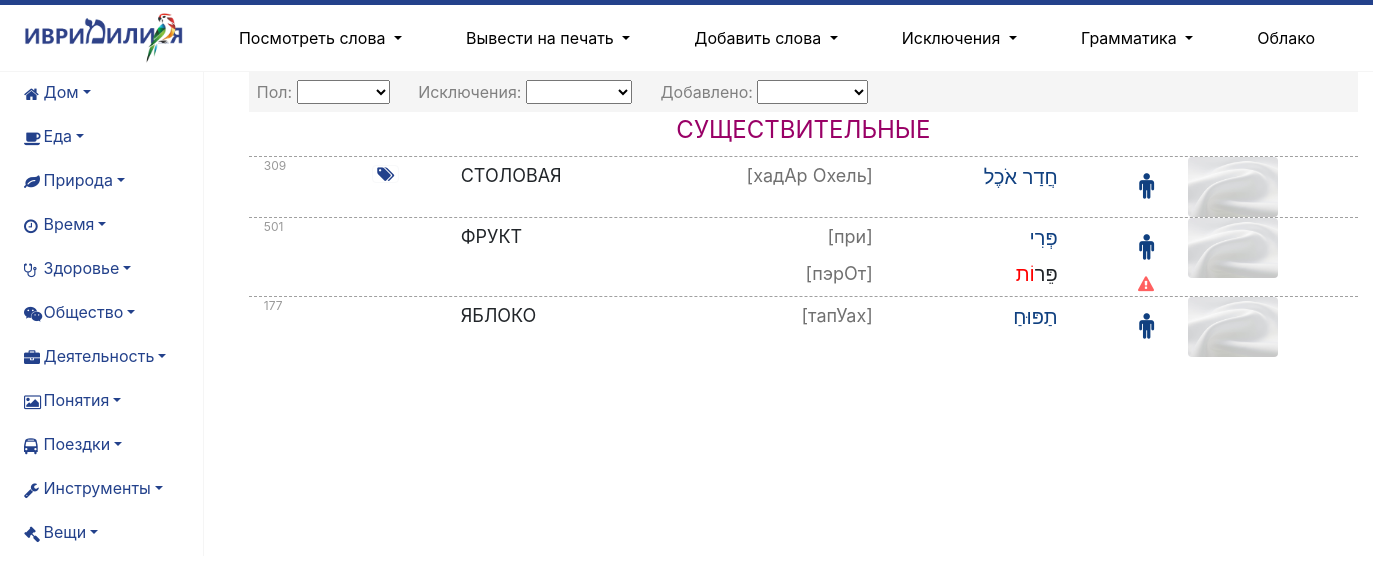
The app's page /nouns/2/ with its own data.
### mycards/models.py (models this page shows, shortened)
class Classes(models.Model):
    name = models.CharField(max_length=64, verbose_name='Название класса')
    icon = models.CharField(max_length=25, verbose_name='Иконка', null=True)

class WordForm(models.Model):
    time = models.CharField(max_length=20, null=True, blank=True)
    gender = models.CharField(max_length=7, null=True, blank=True)
    number = models.CharField(max_length=13, null=True, blank=True)
    name = models.CharField(max_length=64, verbose_name='Название (для поиска)')
    vocal_name = models.CharField(max_length=64, verbose_name='Название с огласовками')
    exception = models.IntegerField(default=0)
    pronunciation = models.CharField(max_length=64, verbose_name='Произношение')
    translation = models.CharField(max_length=64, verbose_name='Перевод')
    word = models.ForeignKey(Word, on_delete=models.PROTECT, related_name='forms', verbose_name='Основная форма')
    example = models.TextField(null=True, blank=True)
    form_type = models.ForeignKey(FormType, on_delete=models.PROTECT, related_name='words', verbose_name='Тип формы', null=True)
    comment = models.TextField(null=True, blank=True)

### mycards/views.py (the view, shortened to what this page needs)
# urls.py: path('nouns/<str:cats_ids>/', views.nouns_filter, name='nouns_filter'),
def nouns_filter(request, cats_ids):
    nouns = Word.objects.filter(type_id=1).exclude(topic=2)
    form1 = NounsFilterForm(request.GET)
    nouns_info = []
    cats_ids = list(map(int, cats_ids.strip('[]').split(', ')))
    classes = Classes.objects.all()
    classes_info = []
    for class_ in classes:
        class_info = dict()
        class_info['pk'] = class_.pk
        class_info['name'] = class_.name
        class_info['icon'] = class_.icon
        cats = class_.categories.all()
        cats_ids_form = []  # формирующиеся айди подкатегорий, выбранной категории
        cats_info = []
        for cat in cats:
            cat_info = dict()
            cat_info['id'] = cat.pk
            cat_info['name'] = cat.name
            cat_info['icon'] = cat.icon
            cats_info.append(cat_info)
            cats_ids_form.append(cat.pk)
        class_info['cats_ids_form'] = cats_ids_form
        class_info['cats_info'] = cats_info
        classes_info.append(class_info)
    nouns = nouns.filter(categories__in=cats_ids).distinct()
    if form1.is_valid():
        if form1.cleaned_data["gender"]:
            nouns = nouns.filter(forms__gender=form1.cleaned_data['gender']).distinct()
        if form1.cleaned_data['exception']:
            lst = list(map(int, form1.cleaned_data['exception'].strip('[]').split(', ')))
            nouns = nouns.filter(forms__exception__in=lst).distinct()
        if form1.cleaned_data["date"]:
            today = dt.datetime.now()
            DD = dt.timedelta(days=int(form1.cleaned_data['date']))
            earlier = today - DD
            nouns = nouns.filter(time_create__gt=earlier)
    form_type = FormType.objects.all()
    for noun in nouns:
        noun_info = dict()
        noun_info['id'] = noun.pk
        expressions_info = []
        other_forms = []
        antonyms = []
        noun_info['animacy'] = noun.animacy
        if Path(os.path.join(settings.BASE_DIR, 'mycards/static/img', noun.picture)).exists():
            noun_info['picture'] = noun.picture
        else:
            noun_info['picture'] = 'нет фото.jpg'
        for form in noun.forms.all():
            if form.form_type == form_type[0]:
                noun_info['name'] = form.vocal_name
                noun_info['translation'] = form.translation
                noun_info['pronunciation'] = form.pronunciation
                noun_info['gender'] = form.gender
                noun_info['number'] = form.number
                noun_info['main'] = form.number
                noun_info['exception'] = form.exception
            elif form.form_type == form_type[1]:
                noun_info['n2_name'] = form.vocal_name
                noun_info['n2_translation'] = form.translation
                noun_info['n2_pronunciation'] = form.pronunciation
                noun_info['n2_exception'] = form.exception
        for expression in noun.expressions.all():
            answers_info = []
            expression_info = dict()
            expression_info['name'] = expression.expression
            expression_info['translation'] = expression.translation
            expression_info['pronunciation'] = expression.pronunciation
            for answer in expression.answers.all():
                answer_info = dict()
                answer_info['name'] = answer.expression
                answer_info['translation'] = answer.translation
                answer_info['pronunciation'] = answer.pronunciation
                answers_info.append(answer)
            expression_info['answers'] = answers_info
            expressions_info.append(expression_info)
        noun_info['other_forms'] = other_forms
        noun_info['expressions'] = expressions_info
        nouns_info.append(noun_info)
    nouns_info = sorted(nouns_info, key=lambda word: word['translation'], reverse=False)
    return render(request, "mycards/nouns.html", {'nouns_info': nouns_info,
                                                  'form1': form1,
                                                  'cats_ids': cats_ids,
                                                  'classes': classes_info,
                                                  'title': 'СУЩЕСТВИТЕЛЬНЫЕ',
                                                  })

### mycards/templatetags/custom_tags.py (called while the page is built)
@register.filter()
def letter_positions(verb):
    word = []
    for letter in verb:
        word.append(unicodedata.name(letter).split()[1])
    positions = []
    ipos = 0
    i = 0
    while i < len(word) - 1:
        if word[i] == 'LETTER':
            if word[i + 1] == 'POINT':
                positions.append(2)
                i += 2
                ipos += 1
            else:
                positions.append(1)
                i += 1
                ipos += 1
        else:
            positions[ipos - 1] += 1
            i += 1
    if word[-1] == 'LETTER':
        positions.append(1)
    return list(accumulate(positions))

@register.filter
def getPlNounEnd(positions, number=2):
    return ":".join([str(positions[-(number + 1)]), '25'])

@register.filter
def getPlNounBegin(positions, number=2):
    return ":".join(['0', str(positions[-(number + 1)])])

@register.filter
def getWordsNumber(words):
    return len(words.split())

### mycards/templates/mycards/nouns.html (shortened to what this page needs)
{% extends 'mycards/base.html' %}
{% load custom_tags %}
{%  load static %}
{% block container %}
{% load crispy_forms_tags %}
<div class="row">
    <div class="col-2" style="color: #23418b">
        <ul class="nav flex-column" style="border-right: 1.5px solid #F5F5F5">
            {% for class in classes %}
            <div class="row align-items-center p-0 ml-3 mr-0 mt-0 mb-0">
                <div class="col-1 m-0 p-0 text-right">
                    {% if class.icon != None %}<i class="fa {{ class.icon }} text-right pl-2" aria-hidden="true" style="color: #23418b"></i> {% endif %}
                </div>
                <div class="col-11 m-0 p-0">
                    <li class="nav-item dropdown p-0 m-0">
                    <a class="nav-link dropdown-toggle pl-2 pb-2 mb-1 ml-1" href="{% url 'nouns_filter' class.cats_ids_form %}" id="navbarDropdown" role="button" data-toggle="dropdown" aria-haspopup="true" aria-expanded="false" style="color: #23418b">{{ class.name }}</a>
                    </li>
                </div>
            </div>
            {% endfor %}
        </ul>
    </div>
    <div class="col-10">
        <div class="container">
            <div class="row m-0 p-0" style="background: #F5F5F5">
                        <form action="" method="get" class="my-1 py-1">
                            <label class="form-label ml-2 my-0 py-0" for="{{ form1.gender.id_for_label }}" style="color: grey">Пол:</label><span style="m-0 p-0"> {{ form1.gender }}</span>
                            <label class="form-label ml-4 my-0 py-0" for="{{ form1.exception.id_for_label }}" style="color: grey">Исключения:</label> {{ form1.exception }}
                            <label class="form-label ml-4 my-0 py-0" for="{{ form1.date.id_for_label }}" style="color: grey">Добавлено:</label> {{ form1.date }}
                        </form>
            </div>
            <p class="p1-2 mb-2 text-center" style="font-size: 24px; color: #990066">СУЩЕСТВИТЕЛЬНЫЕ</p>
            {% for word in nouns_info %}
            <div class="row p-0 m-0" style="border-top: 1px dashed #A0A0A0">
                <div class="col-1" style="font-size: 12px; color: #999999">{{ word.id }}
                </div>
                <div class="col-1">
                    {% if word.expressions|length > 0 %}
                    <a class="btn btn-outline-light mt-2 py-0 px-1 ml-3 text-right" style="color: #23418b" data-toggle="collapse" href="#{{ word.name }}_v" role="button" aria-expanded="false" aria-controls="{{ expression.name }}_v"><i class="fa fa-tags" aria-hidden="true"></i></a>
                    {% endif %}
                </div>
                <div class="col-2">
                    <table class="table table-borderless m-0 p-0">
                        <tbody>
                            <tr>
                                    <td class="pt-2 pr-2 my-0 mx-0" style="font-size: 18px">
                                        {{ word.translation|upper }}
                                    </td>
                            </tr>
                        </tbody>
                    </table>
                </div>
                <div class="col-3 text-right">
                    <table class="table table-borderless text-right m-0 p-0">
                        <tbody>
                            <tr>
                                <th scope="row"></th>
                                    <td class="pt-2 pr-2 mx-0" style="font-size: 18px; color: #707070">[{{ word.pronunciation }}]</td>
                            </tr>
                            {% if word.n2_name != None %}
                            <tr>
                                <th scope="row"></th>
                                    <td class="pt-1 my-0 pr-2 mx-0" style="font-size: 18px; color: #707070">[{{ word.n2_pronunciation }}]</td>
                            </tr>
                            {% endif %}
                        </tbody>
                    </table>
                </div>
                <div class="col-2 text-right">
                    <table class="table table-borderless text-right p-0 m-0">
                        <tbody>
                            <tr>
                                <th scope="row"></th>
                                {% if word.gender == "мужской" %}
                                <td class="pt-2 pr-2 mx-0" style="font-size: 20px; color: #104080">{{ word.name }}</td>
                                {% elif word.gender == "женский" %}
                                <td class="pt-2 pr-2 mx-0" style="font-size: 20px; color: #990066">{{ word.name }}</td>
                                {% endif %}
                            </tr>
                            {% if word.n2_name != None %}
                            {% if word.n2_exception != 0 and word.n2_exception != 100 %}
                            <tr>
                                <th class="m-0 p-0" scope="row"></th>
                                    <td class="pb-0 pt-0 pr-2 mb-0 mt-0 mx-0 text-right" style="font-size: 20px">
                                        {% if word.n2_name|getWordsNumber == 2 %}
                                        <span style="color: red">{{ word.n2_name|getWordFirst }}</span> {{ word.n2_name|getWordSecond }}
                                        {% else %}
                                        {% with positions=word.n2_name|letter_positions %}
                                        {% with number=word.n2_exception %}
                                        {% with sliceEnd=positions|getPlNounEnd:number %}
                                        {% with sliceBegin=positions|getPlNounBegin:number %}
                                        {{ word.n2_name|slice:sliceBegin }}<span style="color: red">{{ word.n2_name|slice:sliceEnd }}</span>
                                        {% endwith %}
                                        {% endwith %}
                                        {% endwith %}
                                        {% endwith %}
                                        {% endif %}
                                    </td>
                            </tr>
                            {% else %}
                            <tr>
                                <th scope="row"></th>
                                <td class="pt-0 my-0 pr-2 mx-0" style="font-size: 20px">{{ word.n2_name }}</td>
                            </tr>
                            {% endif %}
                        {% endif %}
                        </tbody>
                    </table>
                </div>
                <div class="col-1 text-right">
                    <table class="table table-borderless text-right p-0 m-0">
                        <tbody>
                            <tr>
                                    {% if word.gender == "мужской" %}
                                    <td class="pb-0 pt-3 px-1 mb-0 mt-1 mx-1 text-right" style="font-size: 26px; color: #104080"><i class="fa fa-male" aria-hidden="true"></i></td>
                                    {% elif word.gender == "женский" %}
                                    <td class="pb-0 pt-3 px-1 mb-0 mt-1 mx-1 text-right" style="font-size: 26px; color: #990066"><i class="fa fa-female" aria-hidden="true"></i></td>
                                    {% endif %}
                            </tr>
                            {% if word.n2_name != None %}
                            {% if word.n2_exception != 0 and word.n2_exception != 100 %}
                            <tr>
                                    <td class="pb-0 pt-3 px-1 mb-0 mt-1 mx-1 text-right" style="font-size: 16px; color: #FF6060"><i class="fa fa-exclamation-triangle" aria-hidden="true"></i></td>
                            </tr>
                            {% endif %}
                            {% endif %}
                        </tbody>
                    </table>
                </div>
                <div class="col-1"><img src="{% static 'img/'%}{{ word.picture }}" width="90" height="60" class="d-inline-block align-top mr-1 rounded" alt=""></div>
            </div>
            {% endfor %}
        </div>
    </div>
</div>
{% endblock %}

### records on screen
Classes: icon "fa-home" (drawn), name "Дом"
Classes: icon "fa-coffee" (drawn), name "Еда"
Classes: icon "fa-leaf" (drawn), name "Природа"
Classes: icon "fa-clock-o" (drawn), name "Время"
Classes: icon "fa-stethoscope" (drawn), name "Здоровье"
Classes: icon "fa-weixin" (drawn), name "Общество"
Classes: icon "fa-briefcase" (drawn), name "Деятельность"
Classes: icon "fa-picture-o" (drawn), name "Понятия"
Classes: icon "fa-bus" (drawn), name "Поездки"
Classes: icon "fa-wrench" (drawn), name "Инструменты"
Classes: icon "fa-gavel" (drawn), name "Вещи"
WordForm: translation "СТОЛОВАЯ", pronunciation "хадАр Охель", name "חֲדַר אֹכֶל", gender "мужской" (drawn)
WordForm: translation "ФРУКТ", pronunciation "при", name "פְּרִי", gender "мужской" (drawn)
WordForm: n2_pronunciation "пэрОт", n2_name "פֵּר", n2_name "וֹת"
WordForm: translation "ЯБЛОКО", pronunciation "тапУах", name "תַפּוּחַ", gender "мужской" (drawn)

### other values on screen
{{ word.id }} "309" "501" "177"
